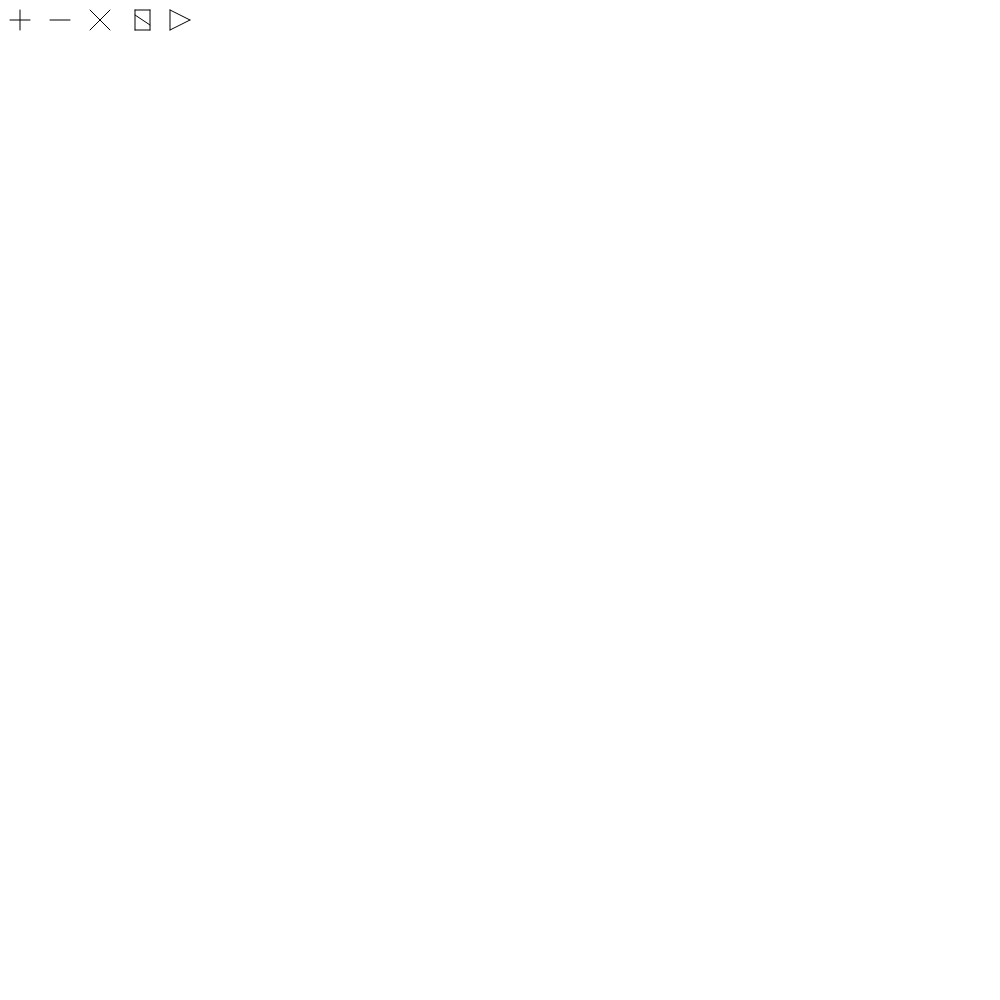
Frame 1 (no input)
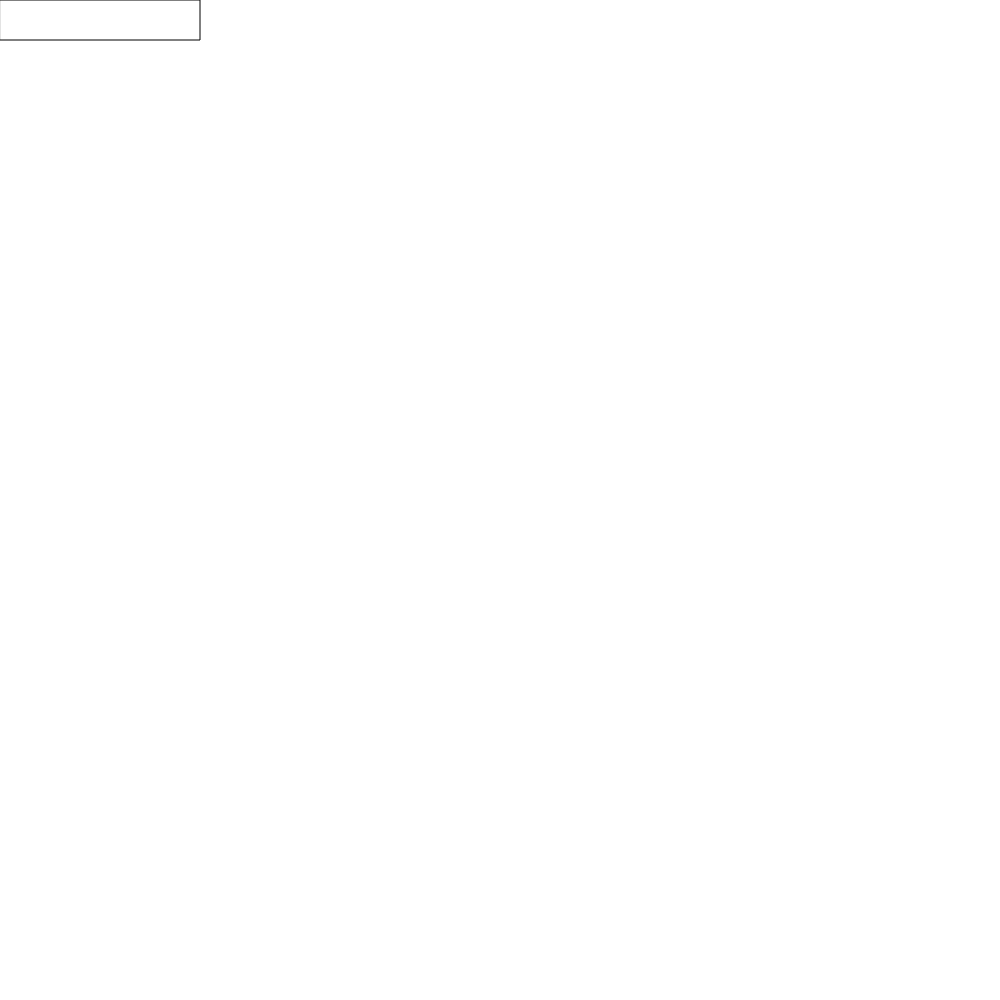
Frame 60 (no input)
Frame 120 (the mouse pressed at the canvas centre since frame 60): identical to frame 60, image omitted

The p5.js sketch that drew these frames (run headless with seeded random() and noise() and a simulated clock; from frame 60 on, the mouse is pressed at the canvas centre):

// p5.js sketch
// ── sketch.js
var QX = 0;
var QY = 0;
var QM = 0;
var QN = 0;
var time = 0;
let E = [];

class Electron{
  constructor(){
    this.q = QM;
    this.x = QX;
    this.y = QY;
  }
}


class Depict{
  draw(){
  let pi = PI;
  let a = 5;
  background(255);
    
  for(let k = 0;k < QN;k ++){
    for(let i = 0;i < abs(E[k].q);i ++){
      let px = E[k].x;
      let py = E[k].y;
      let x = px + 3*sqrt(abs(E[k].q))*cos(i*pi*2/abs(E[k].q));
      let y = py+ 3*sqrt(abs(E[k].q))*sin(i*pi*2/(abs(E[k].q)));
      for(let j = 0;j < 500;j ++){
        let ax = 0;
        let ay = 0;
        for(let s = 0;s < QN;s ++){
          let d = dist(x,y,E[s].x,E[s].y);
          ax += E[s].q*(x-E[s].x)/(d*d*d);
          ay += E[s].q*(y-E[s].y)/(d*d*d);
        }
        let sita = atan(ay/ax);
        if(dist(x,y,px,py)> dist(x+a*cos(sita),y+a*sin(sita),px,py)){
          a = -a;
        }
        line(x,y,x+a*cos(sita),y+a*sin(sita));
        let b = (time/5)%10;
        if(j%10==b && E[k].q > 0)circle(x,y,6);
        if(j%10==9-b && E[k].q < 0)circle(x,y,6);
        px = x;
        py = y;
        x += a*cos(sita);
        y += a*sin(sita);
        for(let s = 0;s < QN;s ++){
          if(dist(x,y,E[s].x,E[s].y) < 3*sqrt(abs(E[k].q)))j = 701;
        }
      }
    }
   
  }
    for(let k = 0;k < QN;k ++){
      fill(250,0,100+150*E[k].q/abs(E[k].q));
      circle(E[k].x,E[k].y,6*sqrt(abs(E[k].q)));
    }
    fill(256)
    rect(0,0,200,40)
  }
}

class Move{
  draw(){
    let A = [];
    let B = [];
    for(let i = 0;i < QN;i ++){
      let ax = 0;
      let ay = 0;
      for(let j = 0;j < QN;j ++){
        if(i == j)continue;
        let d = dist(E[i].x,E[i].y,E[j].x,E[j].y);
        if(d < 100 && E[i].q*E[j].q < 0)d = 100;
          ax += 20*E[j].q*(E[i].x-E[j].x)/(d*d*d);
          ay += 20*E[j].q*(E[i].y-E[j].y)/(d*d*d);
      }
      console.log(ay)
      A.push(E[i].x+E[i].q*10*ax);
      B.push(E[i].y+E[i].q*10*ay);
    }
    for(let i = 0;i < QN;i ++){
      E[i].x = A[i];
      E[i].y = B[i];
    }
  }
}

function setup() {
  E = [];
  QM = 0;
  QN = 0;
  createCanvas(1000, 1000);
  depict = new Depict;
}


function draw() {
  line(10,20,30,20);
  line(20,10,20,30);
  line(50,20,70,20);
  line(90,10,110,30);
  line(90,30,110,10);
  line(135,10,135,30);
  line(150,10,150,30);
  line(135,10,150,10);
  line(135,30,150,30);
  line(135,15,150,25);
  line(170,10,170,30);
  line(170,10,190,20);
  line(190,20,170,30);
  time ++;
  depict = new Depict;
  if(time % 15 == 0){
    depict.draw();
  }
}


function mouseClicked(){
  QX = mouseX;
  QY = mouseY;
  if(QX< 200 && QY < 40){
    if(QX <= 40)QM += 5;
    if(QX > 40 && QX < 80)QM -= 5;
    if(QX > 80 && QX < 120)setup();
    if(QX >= 120 && QX < 160)QM = 0;
    if(QX >= 160 && QX < 200){
      move = new Move;
      move.draw();
    }
    console.log(QM)
  }else{
    electron = new Electron;
  E.push(electron);
  QN ++;
  }
}
